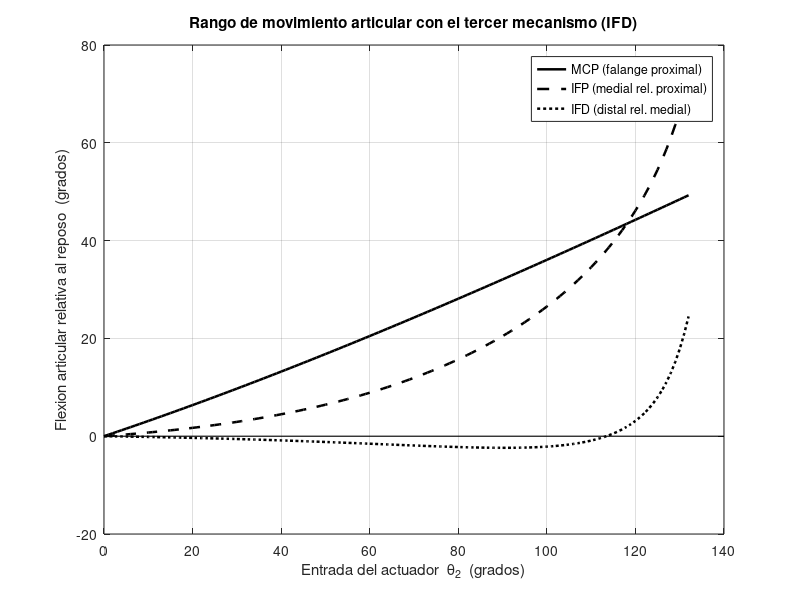
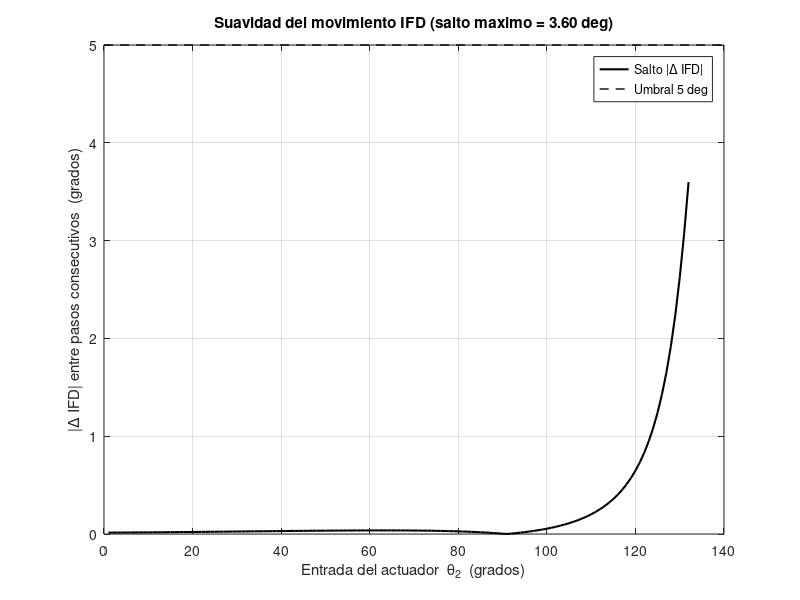

MATLAB code for these plots, in order:
function R = validacion_cinematica_DIP()
% =========================================================================
% validacion_cinematica_DIP.m
% -------------------------------------------------------------------------
% Valida el RANGO DE MOVIMIENTO de las tres articulaciones del dedo
% (MCP, IFP, IFD/DIP) y verifica que NO existan cambios bruscos, usando la
% cinematica REAL del exoesqueleto MAS el tercer mecanismo de 4 barras
% (Link9 = 25 mm, Link10 = 35 mm) que da movimiento relativo a la falange
% distal.
%
% Este script:
%   1) Porta fielmente la cinematica de CinematicaExoFinal.m
%      (dos mecanismos de 5 barras + dos de 4 barras).
%   2) AGREGA el tercer mecanismo de 4 barras resuelto por interseccion de
%      circulos (sin funciones "hacky"): la falange distal deja de moverse
%      con un offset constante y pasa a girar segun el cierre del 4 barras.
%   3) Recorre el bucle completo del actuador (THETA2 = 0..132 grados).
%   4) Calcula el ROM de MCP, IFP, IFD y el salto maximo entre pasos
%      consecutivos (criterio de suavidad: < 5 grados => movimiento gradual).
%   5) Grafica los angulos articulares y los saltos entre pasos.
%
% Uso:
%   >> R = validacion_cinematica_DIP;     % R contiene los resultados
%   o simplemente:
%   >> validacion_cinematica_DIP
%
% Compatible con MATLAB y GNU Octave.
% =========================================================================

clc;
P = parametros();

N = 133;                 % THETA2 = 0..132 (igual que el .m original)
dtheta = 360 / 360;      % jnodos = 360 -> dtheta = 1 grado

THETA2   = zeros(1, N);
THETAfp  = zeros(1, N);   % flexion absoluta falange proximal
THETAfm  = zeros(1, N);   % flexion absoluta falange medial
THETAfd  = nan(1, N);     % flexion absoluta falange distal (tercer mec.)
ensamble = false(1, N);

gamma  = [];   % offset de soporte (bracket) del tercer mecanismo
dorsal = [];   % signo dorsal (montaje SOBRE el dedo), fijado una sola vez

for j = 1:N
    THETA2(j) = (j - 1) * dtheta + P.TETHA2inicial;
    est = cinematica_paso(THETA2(j), P);

    THETAfp(j) = est.THETAfp;
    THETAfm(j) = est.THETAfm;

    % Calibracion (una sola vez) del bracket y del lado dorsal
    if isempty(gamma)
        tm0 = tercer_mecanismo(est, P, [], []);
        if ~tm0.ok
            continue;   % si no ensambla en reposo, se pospone la calibracion
        end
        gamma  = tm0.gamma_bracket;
        dorsal = tm0.dorsal_sign;
    end

    tm = tercer_mecanismo(est, P, gamma, dorsal);
    if tm.ok
        THETAfd(j)  = tm.THETAfd;
        ensamble(j) = true;
    end
end

% -------------------------------------------------------------------------
% RANGO DE MOVIMIENTO (relativo al reposo, j = 1)
% -------------------------------------------------------------------------
% MCP : flexion absoluta de la falange proximal respecto al reposo
% IFP : flexion de la medial RELATIVA a la proximal, respecto al reposo
% IFD : flexion de la distal RELATIVA a la medial, respecto al reposo
fp0      = THETAfp(1);
rel_ifp  = wrap180(THETAfm - THETAfp);
rel_ifd  = wrap180(THETAfd - THETAfm);
fm0_rel  = rel_ifp(1);
fd0_rel  = rel_ifd(1);

MCP = wrap180(THETAfp - fp0);
IFP = wrap180(rel_ifp - fm0_rel);
IFD = wrap180(rel_ifd - fd0_rel);

% Suavidad del movimiento de la IFD: salto maximo entre pasos consecutivos
idx        = find(ensamble);
IFD_ok     = IFD(idx);
salto_ifd  = abs(diff(IFD_ok));
salto_max  = max(salto_ifd);

% -------------------------------------------------------------------------
% REPORTE EN CONSOLA
% -------------------------------------------------------------------------
fprintf('================================================================\n');
fprintf(' VALIDACION CINEMATICA DEL TERCER MECANISMO (IFD / DIP)\n');
fprintf(' Link9 = %g mm | Link10 = %g mm | fp = %g | fm = %g | fd = %g\n', ...
        P.Link9, P.Link10, P.fp, P.fm, P.fd);
fprintf('================================================================\n');
fprintf(' MCP : rango = %6.2f deg  (min = %7.2f, max = %7.2f)\n', ...
        max(MCP) - min(MCP), min(MCP), max(MCP));
fprintf(' IFP : rango = %6.2f deg  (min = %7.2f, max = %7.2f)\n', ...
        max(IFP) - min(IFP), min(IFP), max(IFP));
fprintf(' IFD : rango = %6.2f deg  (min = %7.2f, max = %7.2f)\n', ...
        max(IFD_ok) - min(IFD_ok), min(IFD_ok), max(IFD_ok));
fprintf('----------------------------------------------------------------\n');
fprintf(' Pasos ensamblados : %d / %d\n', numel(idx), N);
fprintf(' Salto maximo IFD entre pasos adyacentes = %.2f deg\n', salto_max);
if salto_max < 5.0
    fprintf(' -> Movimiento DIP GRADUAL verificado (sin saltos bruscos).\n');
else
    fprintf(' -> ADVERTENCIA: se detecto un salto > 5 deg en la IFD.\n');
end
fprintf('================================================================\n');

% -------------------------------------------------------------------------
% GRAFICAS
% -------------------------------------------------------------------------
% Figura 1: rango de movimiento articular vs entrada del actuador
figure('Name', 'Rango de movimiento articular', 'Color', 'w');
plot(THETA2, MCP, 'k-',  'LineWidth', 1.8); hold on;
plot(THETA2, IFP, 'k--', 'LineWidth', 1.8);
plot(THETA2(idx), IFD_ok, 'k:', 'LineWidth', 1.8);
xl = xlim;
plot(xl, [0 0], 'k-', 'LineWidth', 0.8);   % linea de referencia en 0
grid on;
xlabel('Entrada del actuador  \theta_2  (grados)');
ylabel('Flexion articular relativa al reposo  (grados)');
title('Rango de movimiento articular con el tercer mecanismo (IFD)');
legend({'MCP (falange proximal)', ...
        'IFP (medial rel. proximal)', ...
        'IFD (distal rel. medial)'}, 'Location', 'best');
hold off;

% Figura 2: suavidad del movimiento distal (saltos entre pasos)
figure('Name', 'Suavidad del movimiento IFD', 'Color', 'w');
plot(THETA2(idx(2:end)), salto_ifd, 'k-', 'LineWidth', 1.5); hold on;
xl2 = xlim;
plot(xl2, [5 5], 'k--', 'LineWidth', 1.0);   % umbral de "salto brusco"
grid on;
xlabel('Entrada del actuador  \theta_2  (grados)');
ylabel('|\Delta IFD| entre pasos consecutivos  (grados)');
title(sprintf('Suavidad del movimiento IFD (salto maximo = %.2f deg)', salto_max));
legend({'Salto |\Delta IFD|', 'Umbral 5 deg'}, 'Location', 'best');
hold off;

% -------------------------------------------------------------------------
% RESULTADOS DEVUELTOS
% -------------------------------------------------------------------------
R = struct();
R.THETA2      = THETA2;
R.THETAfp     = THETAfp;
R.THETAfm     = THETAfm;
R.THETAfd     = THETAfd;
R.MCP         = MCP;
R.IFP         = IFP;
R.IFD         = IFD;
R.salto_ifd   = salto_ifd;
R.salto_max   = salto_max;
R.ensamblados = numel(idx);
end


% =========================================================================
% FUNCIONES LOCALES
% =========================================================================
function P = parametros()
% Parametros de diseno ORIGINALES (CinematicaExoFinal.m, dedo indice)
P.Bancada1 = 18;
P.Bancada2 = 20;
P.Link1 = 35;
P.Link2 = 49;
P.Link3 = 25;
P.Link4 = 20;
P.Link5 = 25;
P.Link6 = 55;
P.Link7 = 35;
P.Link8 = 52;
P.Link9 = 25;        % tercer mecanismo: acoplador (valor original)
P.Link10 = 35;       % tercer mecanismo: balancin  (valor original)
P.c2 = 46.01;
P.TETHA2inicial = 0;
P.TETHA1inicial = 109;
P.THETA14B = 90;
P.hsp = 17;
P.dsp = 18;
P.fp = 49;
P.fm = 26;
P.fd = 24;
P.THETAauxfm = 51.39;
P.THETAauxfd = 38.78;
P.reng = 2;

% --- Tercer mecanismo (montado SOBRE el dedo) ---
% Anclaje Pa de la manivela/acoplador, fijo a la falange proximal (soporte S3).
% El acoplador corre por el lado PALMAR (como el tendon flexor profundo) para
% que la flexion de la IFP induzca FLEXION (hacia abajo) de la IFD:
%   back3 : retroceso a lo largo de la falange proximal (hacia MCF), mm
%   up3   : separacion PALMAR (perpendicular a la falange proximal), mm
% Valores calibrados para movimiento DIP gradual y de flexion en todo el rango.
P.back3 = 2.0;
P.up3   = 12.0;

% Variables derivadas (igual que en el .m original)
P.r4 = P.Link1;
P.r5 = P.Link2;
P.r2 = P.Link3;
P.r1 = P.Link4;
P.r3 = P.Bancada1 / 2;

P.a = P.Link4;
P.b = P.Link5;
P.c = sqrt(P.hsp^2 + P.dsp^2);
P.d = P.Bancada2;

P.r1m2 = P.fp - 2 * P.dsp;
P.r2m2 = P.Link7;
P.r3m2 = P.Link5 / 2;
P.r4m2 = P.Link3;
P.r5m2 = P.Link6;

P.a2 = P.Link7;
P.b2 = P.Link8;
P.d2 = sqrt(P.hsp^2 + P.dsp^2);

P.theta14B = P.THETA14B * pi / 180;
end


function est = cinematica_paso(THETA2_deg, P)
% Porta fielmente las ecuaciones de CinematicaExoFinal.m para un angulo de
% manivela THETA2_deg (grados). Devuelve los puntos y angulos relevantes.
theta2 = THETA2_deg * pi / 180;
THETA1 = THETA2_deg / P.reng + P.TETHA1inicial;
theta1 = THETA1 * pi / 180;

% --- PRIMER MECANISMO DE 5 BARRAS ---
e = (P.r1 * sin(theta1) - P.r4 * sin(theta2)) / ...
    (P.r4 * cos(theta2) - P.r1 * cos(theta1) + 2 * P.r3);
temp1 = (2 * (P.r1 * P.r3 * cos(theta1) + P.r3 * P.r4 * cos(theta2)) ...
         - P.r1^2 + P.r2^2 + P.r4^2 - P.r5^2);
f = temp1 / (2 * (P.r4 * cos(theta2) - P.r1 * cos(theta1) + 2 * P.r3));
daux = e^2 + 1;
g = 2 * (e * f - e * P.r1 * cos(theta1) + e * P.r3 - P.r1 * sin(theta1));
h = f^2 - 2 * f * (P.r1 * cos(theta1) - P.r3) ...
    - 2 * P.r1 * P.r3 * cos(theta1) + P.r1^2 + P.r3^2 - P.r2^2;
pyP = (-g + sqrt(g^2 - 4 * daux * h)) / (2 * daux);
pxP = e * pyP + f;

% --- PRIMER MECANISMO DE 4 BARRAS ---
k1 = P.d * cos(P.theta14B) + P.a * cos(theta1);
k2 = P.d * sin(P.theta14B) + P.a * sin(theta1);
k3 = k1^2 + k2^2 + P.c^2 - P.b^2;
A1 = -k3 - 2 * k1 * P.c;
B1 = 4 * k2 * P.c;
C1 = 2 * k1 * P.c - k3;
tantheta42 = (-B1 - sqrt(B1^2 - 4 * A1 * C1)) / (2 * A1);
theta4a = 2 * atan(tantheta42);
THETA4a = theta4a * 180 / pi;
if THETA4a < 0
    THETA4a = THETA4a + 360;
end

THETAfp = THETA4a + atan2d(P.hsp, P.dsp);
thetafp = THETAfp * pi / 180;
pxIFP = P.fp * cos(thetafp) - P.d * cos(P.theta14B) - P.r3;
pyIFP = P.fp * sin(thetafp) - P.d * sin(P.theta14B);

theta4a_rad = theta4a;
pxS1 = P.c * cos(theta4a_rad) - P.d * cos(P.theta14B) - P.r3;
pyS1 = P.c * sin(theta4a_rad) - P.d * sin(P.theta14B);
THETAps2 = THETAfp - atan2d(P.hsp, (P.fp - P.dsp));
thetaps2 = THETAps2 * pi / 180;
rs2 = sqrt(P.hsp^2 + (P.fp - P.dsp)^2);
pxS2 = rs2 * cos(thetaps2) - P.d * cos(P.theta14B) - P.r3;
pyS2 = rs2 * sin(thetaps2) - P.d * sin(P.theta14B);

pxM4 = P.a * cos(theta1) - P.r3;
pyM4 = P.a * sin(theta1);

% --- SEGUNDO MECANISMO DE 5 BARRAS (sistema secundario) ---
THETAroll = atan2d(pyM4 - pyS1, pxM4 - pxS1);
thetaroll = THETAroll * pi / 180;

THETA1m2so = atan2d(pyS2 - pyS1, pxS2 - pxS1);
if THETA1m2so < 0
    THETA1m2so = THETA1m2so + 360;
end
theta1m2 = (THETA1m2so - THETAroll) * pi / 180;

THETA2m2so = atan2d(pyP - pyM4, pxP - pxM4);
if THETA2m2so < 0
    THETA2m2so = THETA2m2so + 360;
end
theta2m2 = (THETA2m2so - THETAroll) * pi / 180;

temp2 = (P.r4m2 * cos(theta2m2) - P.r1m2 * cos(theta1m2) + 2 * P.r3m2);
em2 = (P.r1m2 * sin(theta1m2) - P.r4m2 * sin(theta2m2)) / temp2;
temp3 = (2 * (P.r1m2 * P.r3m2 * cos(theta1m2) ...
              + P.r3m2 * P.r4m2 * cos(theta2m2)) ...
         - P.r1m2^2 + P.r2m2^2 + P.r4m2^2 - P.r5m2^2);
fm2 = temp3 / (2 * temp2);
dauxm2 = em2^2 + 1;
gm2 = 2 * (em2 * fm2 - em2 * P.r1m2 * cos(theta1m2) ...
           + em2 * P.r3m2 - P.r1m2 * sin(theta1m2));
hm2 = fm2^2 - 2 * fm2 * (P.r1m2 * cos(theta1m2) - P.r3m2) ...
      - 2 * P.r1m2 * P.r3m2 * cos(theta1m2) ...
      + P.r1m2^2 + P.r3m2^2 - P.r2m2^2;
pyP2 = (-gm2 + sqrt(gm2^2 - 4 * dauxm2 * hm2)) / (2 * dauxm2);
pxP2 = em2 * pyP2 + fm2;

p2mag = sqrt(pxP2^2 + pyP2^2);
theta2p2 = atan2d(pyP2, pxP2) * pi / 180;
pxAUX = (pxS1 + pxM4) / 2;
pyAUX = (pyS1 + pyM4) / 2;
pxP2so = p2mag * cos(theta2p2 + thetaroll) + pxAUX;
pyP2so = p2mag * sin(theta2p2 + thetaroll) + pyAUX;

% --- SEGUNDO MECANISMO DE 4 BARRAS ---
THETA14B2 = atan2d(pyS2 - pyIFP, pxS2 - pxIFP);
theta14B2 = THETA14B2 * pi / 180;
THETA24B2 = atan2d(pyP2so - pyS2, pxP2so - pxS2);
if THETA24B2 < 0
    THETA24B2 = THETA24B2 + 360;
end
theta24B2 = THETA24B2 * pi / 180;

k1m2 = P.d2 * cos(theta14B2) + P.a2 * cos(theta24B2);
k2m2 = P.d2 * sin(theta14B2) + P.a2 * sin(theta24B2);
k3m2 = k1m2^2 + k2m2^2 + P.c2^2 - P.b2^2;
A1m2 = -k3m2 - 2 * k1m2 * P.c2;
B1m2 = 4 * k2m2 * P.c2;
C1m2 = 2 * k1m2 * P.c2 - k3m2;
tantheta42m2 = (-B1m2 - sqrt(B1m2^2 - 4 * A1m2 * C1m2)) / (2 * A1m2);
theta4am2 = 2 * atan(tantheta42m2);
THETA4am2 = theta4am2 * 180 / pi;
if THETA4am2 < 0
    THETA4am2 = THETA4am2 + 360;
end

pxP3 = pxIFP + P.c2 * cos(THETA4am2 * pi / 180);
pyP3 = pyIFP + P.c2 * sin(THETA4am2 * pi / 180);

% Falange medial (flexion natural)
THETAfm = THETA4am2 + P.THETAauxfm;
thetafm = THETAfm * pi / 180;
pxIFD = P.fm * cos(thetafm) + pxIFP;
pyIFD = P.fm * sin(thetafm) + pyIFP;

% Empaquetar resultados
est.THETA2  = THETA2_deg;
est.THETAfp = THETAfp;
est.THETAfm = THETAfm;
est.IFP = [pxIFP, pyIFP];
est.IFD = [pxIFD, pyIFD];
est.P3  = [pxP3, pyP3];
end


function tm = tercer_mecanismo(est, P, gamma_bracket, dorsal_sign)
% Resuelve el tercer mecanismo de 4 barras (montado SOBRE el dedo):
%   Tierra:    Pa -> IFP  (bracket S3 rigido sobre la falange PROXIMAL)
%   Manivela:  IFP -> IFD (la PROPIA falange medial, fm = 26 mm)
%   Balancin:  IFD -> D3   (Link10 = 35 mm), rigido con la falange distal
%   Acoplador: D3  -> Pa   (Link9 = 25 mm), por el lado PALMAR
%
% El acoplador corre por el lado PALMAR (igual que el tendon flexor profundo),
% de modo que al flexionar la IFP la falange distal FLEXIONA (se curva hacia
% abajo) de forma GRADUAL, como un dedo real; de ir por el dorso se extenderia.
%
% Si gamma_bracket / dorsal_sign vienen vacios, se calibran en esta pose y se
% devuelven para reutilizarlos en TODO el recorrido (evita saltos por re-elegir
% el lado en cada cuadro).
tm.ok = false;
tm.gamma_bracket = gamma_bracket;
tm.dorsal_sign   = dorsal_sign;

IFP = est.IFP;
IFD = est.IFD;
thetafp = est.THETAfp * pi / 180;

prox_dir  = [cos(thetafp), sin(thetafp)];
prox_norm = [-prox_dir(2), prox_dir(1)];

% Signo dorsal: se decide UNA sola vez (calibracion) por el lado de P3
if isempty(dorsal_sign)
    if dot(est.P3 - IFP, prox_norm) >= 0
        dorsal_sign = 1.0;
    else
        dorsal_sign = -1.0;
    end
    tm.dorsal_sign = dorsal_sign;
end

% El acoplador corre por el lado PALMAR (opuesto al dorso), igual que el
% tendon flexor profundo, para inducir FLEXION (hacia abajo) de la IFD.
palmar_norm = -dorsal_sign * prox_norm;

% Anclaje de la manivela/acoplador, fijo a la falange proximal (soporte S3):
% retroceso back3 hacia MCF + separacion palmar up3.
Pa = IFP - P.back3 * prox_dir + P.up3 * palmar_norm;

[solA, solB, okFlag] = circle_intersections(Pa, P.Link9, IFD, P.Link10);
if ~okFlag
    return;
end

% Seleccion deterministica y continua de la rama (lado +perp de la recta
% Pa->IFD), equivalente a sols(1) en el modulo Python. Produce el movimiento
% de FLEXION distal gradual.
D3 = solA;

ang_rocker = atan2(D3(2) - IFD(2), D3(1) - IFD(1));   % rad

% Calibracion del bracket para conservar la flexion natural en reposo
if isempty(gamma_bracket)
    thetafd_nat = (est.THETAfm + P.THETAauxfd) * pi / 180;
    gamma_bracket = thetafd_nat - ang_rocker;
    tm.gamma_bracket = gamma_bracket;
end

THETAfd = (ang_rocker + gamma_bracket) * 180 / pi;
thetafd = THETAfd * pi / 180;
PF = IFD + P.fd * [cos(thetafd), sin(thetafd)];

tm.ok = true;
tm.Pa = Pa;
tm.D3 = D3;
tm.PF = PF;
tm.THETAfd = THETAfd;
tm.ang_rocker = ang_rocker * 180 / pi;
end


function [solA, solB, okFlag] = circle_intersections(c0, r0, c1, r1)
% Interseccion de dos circulos. okFlag = false si no se cortan.
solA = [NaN, NaN];
solB = [NaN, NaN];
okFlag = false;

dvec = c1 - c0;
dist = hypot(dvec(1), dvec(2));
if dist > (r0 + r1) || dist < abs(r0 - r1) || dist == 0
    return;
end
aa = (r0^2 - r1^2 + dist^2) / (2 * dist);
hh2 = r0^2 - aa^2;
if hh2 < 0
    return;
end
hh = sqrt(hh2);
pm = c0 + aa * dvec / dist;
perp = [-dvec(2), dvec(1)] / dist;
solA = pm + hh * perp;
solB = pm - hh * perp;
okFlag = true;
end


function a = wrap180(a)
% Normaliza angulos (grados) al rango (-180, 180]
a = mod(a + 180, 360) - 180;
end
